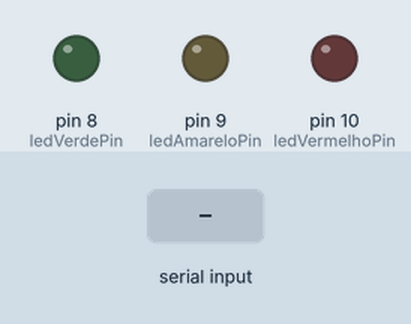
Simulated run of this sketch. Board: Arduino Uno, built with avr-gcc and run on an emulated ATmega328P. Shown: output pins drawn as LEDs (lit = HIGH). Inputs (shaded band) come from the test bench.

Above: at 1.2 s.
1.3 s: "1" received over Serial
At 1.6 s:
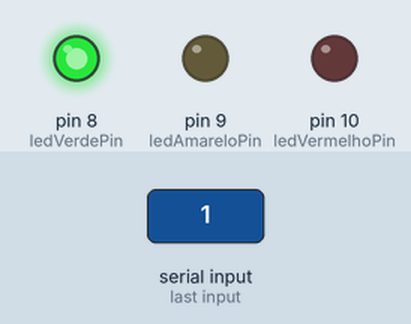
Timing chart, 0 to 7.8 s (numbered marks = the images above; inputs shaded):
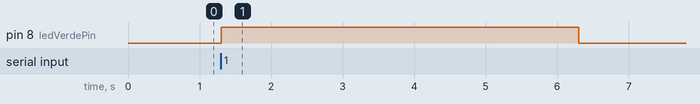

Measured:
- after the input at 1.3 s, pin 8 (ledVerdePin): LOW → HIGH at once, → LOW 5.0 s later

The sketch:

arduino_control.ino
```cpp
// Pinos dos LEDs
const int ledVerdePin = 8;
const int ledAmareloPin = 9;
const int ledVermelhoPin = 10;

void setup() {
  // Inicia a comunicação serial a 9600 bps
  Serial.begin(9600);

  // Define os pinos dos LEDs como saída
  pinMode(ledVerdePin, OUTPUT);
  pinMode(ledAmareloPin, OUTPUT);
  pinMode(ledVermelhoPin, OUTPUT);

  // Garante que todos os LEDs comecem desligados
  digitalWrite(ledVerdePin, LOW);
  digitalWrite(ledAmareloPin, LOW);
  digitalWrite(ledVermelhoPin, LOW);
}

void loop() {
  // Verifica se há dados disponíveis na porta serial
  if (Serial.available() > 0) {
    // Lê o caractere recebido
    char command = Serial.read();

    // Tira o LED do pino especificado do estado HIGH por 5 segundos
    switch (command) {
      case '1': // Comando para acender o LED verde
        digitalWrite(ledVerdePin, HIGH);
        delay(5000);
        digitalWrite(ledVerdePin, LOW);
        break;
      case '2': // Comando para acender o LED amarelo
        digitalWrite(ledAmareloPin, HIGH);
        delay(5000);
        digitalWrite(ledAmareloPin, LOW);
        break;
      case '3': // Comando para acender o LED vermelho
        digitalWrite(ledVermelhoPin, HIGH);
        delay(5000);
        digitalWrite(ledVermelhoPin, LOW);
        break;
    }
  }
} 
```
